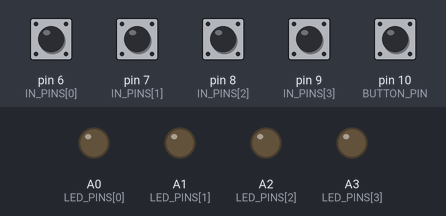
The sketch below on a simulated Arduino Uno, built with avr-gcc and run on an emulated ATmega328P. Shown: output pins drawn as LEDs (lit = HIGH). The test bench sets the inputs (shaded band); at power-on: pin 6 (IN_PINS[0]), pin 7 (IN_PINS[1]), pin 8 (IN_PINS[2]), pin 9 (IN_PINS[3]), pin 10 (BUTTON_PIN) HIGH.

Above: at 5.2 s.
5.3 s: pin 6 (IN_PINS[0]) pulled LOW for 0.15 s
At 5.42 s:
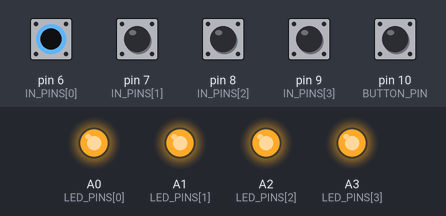
8.3 s: pin 7 (IN_PINS[1]) pulled LOW for 1 s
At 9.59 s:
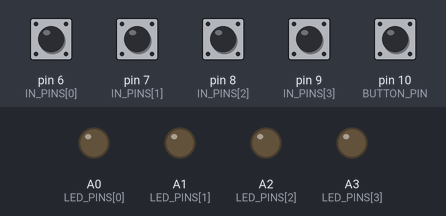
11.3 s: pin 8 (IN_PINS[2]) pulled LOW for 1 s
At 12.05 s:
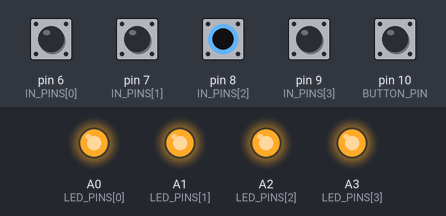
14.3 s: pin 6 (IN_PINS[0]) pulsed LOW 5 times (0.12 s each, 0.3 s apart)
Timing chart, 0 to 17.3 s (numbered marks = the images above; inputs shaded):
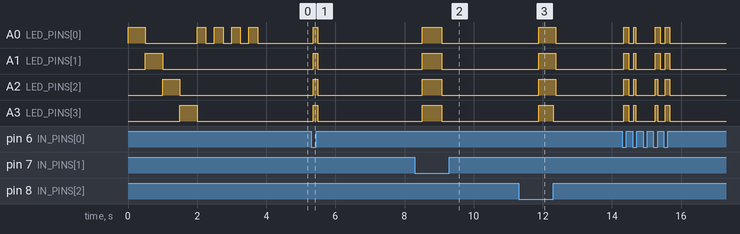

The sketch:

cable_tester.ino
```cpp
#include <EEPROM.h>

const byte OUT_PINS[4] = {2, 3, 4, 5};
const byte IN_PINS[4]  = {6, 7, 8, 9};
const byte LED_PINS[4] = {A0, A1, A2, A3};

const byte BUTTON_PIN = 10;   // bouton vers GND
const byte EEPROM_ADDR_MODE = 0;

byte currentMode = 1;

// ---------- OUTILS ----------

bool buttonPressed()
{
  return digitalRead(BUTTON_PIN) == LOW;
}

void allLedsOff()
{
  for (byte i = 0; i < 4; i++)
    digitalWrite(LED_PINS[i], LOW);
}

void allOutputsHiZ()
{
  for (byte i = 0; i < 4; i++)
    pinMode(OUT_PINS[i], INPUT);
}

void chenillardBoot()
{
  allLedsOff();

  for (byte i = 0; i < 4; i++)
  {
    digitalWrite(LED_PINS[i], HIGH);
    delay(500);
    digitalWrite(LED_PINS[i], LOW);
  }
}

void blinkAllLeds2s()
{
  unsigned long start = millis();
  bool state = false;

  while (millis() - start < 2000)
  {
    state = !state;

    for (byte i = 0; i < 4; i++)
      digitalWrite(LED_PINS[i], state);

    delay(250);
  }

  allLedsOff();
}

void showMode(byte mode)
{
  allLedsOff();

  if (mode >= 1 && mode <= 4)
    digitalWrite(LED_PINS[mode - 1], HIGH);
}

void blinkCurrentMode2s()
{
  unsigned long start = millis();
  bool state = false;

  while (millis() - start < 2000)
  {
    state = !state;

    allLedsOff();
    digitalWrite(LED_PINS[currentMode - 1], state);

    delay(250);
  }

  allLedsOff();
}

// ---------- MODE RÉGLAGE ----------
// Appui court : mode suivant
// 3 secondes sans appui : sauvegarde et sortie

void setupMode()
{
  blinkAllLeds2s();

  byte selectedMode = currentMode;
  showMode(selectedMode);

  unsigned long lastAction = millis();
  bool oldButton = buttonPressed();

  while (millis() - lastAction < 3000)
  {
    bool b = buttonPressed();

    if (oldButton == HIGH && b == LOW)
    {
      selectedMode++;

      if (selectedMode > 4)
        selectedMode = 1;

      showMode(selectedMode);
      lastAction = millis();

      delay(200); // anti-rebond simple
    }

    oldButton = b;
  }

  currentMode = selectedMode;
  EEPROM.update(EEPROM_ADDR_MODE, currentMode);

  allLedsOff();
}

// ---------- MODE 1 : TEST CÂBLE ----------

void driveOneLow(byte n)
{
  allOutputsHiZ();

  pinMode(OUT_PINS[n], OUTPUT);
  digitalWrite(OUT_PINS[n], LOW);
}

void loop_mode1()
{
  static unsigned long lastBlink = 0;
  static bool blinkState = false;

  bool ok[4];
  bool errorBlink[4];

  for (byte i = 0; i < 4; i++)
  {
    ok[i] = false;
    errorBlink[i] = false;
  }

  for (byte out = 0; out < 4; out++)
  {
    driveOneLow(out);
    delay(5);

    byte nbLow = 0;
    byte lowIndex[4];

    for (byte in = 0; in < 4; in++)
    {
      if (digitalRead(IN_PINS[in]) == LOW)
      {
        lowIndex[nbLow++] = in;
      }
    }

    if (nbLow == 1)
    {
      if (lowIndex[0] == out)
      {
        ok[out] = true;
      }
      else
      {
        errorBlink[out] = true;
        errorBlink[lowIndex[0]] = true;
      }
    }
    else if (nbLow >= 2)
    {
      errorBlink[out] = true;

      for (byte k = 0; k < nbLow; k++)
        errorBlink[lowIndex[k]] = true;
    }
  }

  allOutputsHiZ();

  if (millis() - lastBlink >= 500)
  {
    lastBlink = millis();
    blinkState = !blinkState;
  }

  for (byte i = 0; i < 4; i++)
  {
    if (errorBlink[i])
      digitalWrite(LED_PINS[i], blinkState);
    else if (ok[i])
      digitalWrite(LED_PINS[i], HIGH);
    else
      digitalWrite(LED_PINS[i], LOW);
  }

  delay(50);
}

// ---------- MODE 2 À REMPLIR ----------

void loop_mode2()
{
  // À compléter plus tard
  allLedsOff();
  delay(100);
}

void loop_mode3()
{
  // À compléter plus tard
  allLedsOff();
  delay(100);
}

void loop_mode4()
{
  // À compléter plus tard
  allLedsOff();
  delay(100);
}

// ---------- SETUP / LOOP ----------

void setup()
{
  Serial.begin(9600);

  for (byte i = 0; i < 4; i++)
  {
    pinMode(OUT_PINS[i], INPUT);
    pinMode(IN_PINS[i], INPUT_PULLUP);
    pinMode(LED_PINS[i], OUTPUT);
    digitalWrite(LED_PINS[i], LOW);
  }

  pinMode(BUTTON_PIN, INPUT_PULLUP);

  currentMode = EEPROM.read(EEPROM_ADDR_MODE);

  if (currentMode < 1 || currentMode > 4)
    currentMode = 1;

  chenillardBoot();

  if (buttonPressed())
  {
    setupMode();
  }

  blinkCurrentMode2s();
}

void loop()
{
  switch (currentMode)
  {
    case 1:
      loop_mode1();
      break;

    case 2:
      loop_mode2();
      break;

    case 3:
      loop_mode3();
      break;

    case 4:
      loop_mode4();
      break;

    default:
      currentMode = 1;
      break;
  }
}
```

Measured:
- after the input at 5.3 s, A0 (LED_PINS[0]), A1 (LED_PINS[1]), A2 (LED_PINS[2]), A3 (LED_PINS[3]): LOW → HIGH after 0.06 s, → LOW 0.14 s later
- after the input at 8.3 s, A0 (LED_PINS[0]), A1 (LED_PINS[1]), A2 (LED_PINS[2]), A3 (LED_PINS[3]): LOW → HIGH after 0.22 s, → LOW 0.56 s later
- after the input at 11.3 s, A0 (LED_PINS[0]), A1 (LED_PINS[1]), A2 (LED_PINS[2]): LOW → HIGH after 0.59 s, → LOW 0.49 s later; A3 (LED_PINS[3]): LOW → HIGH after 0.59 s, → LOW 0.42 s later
